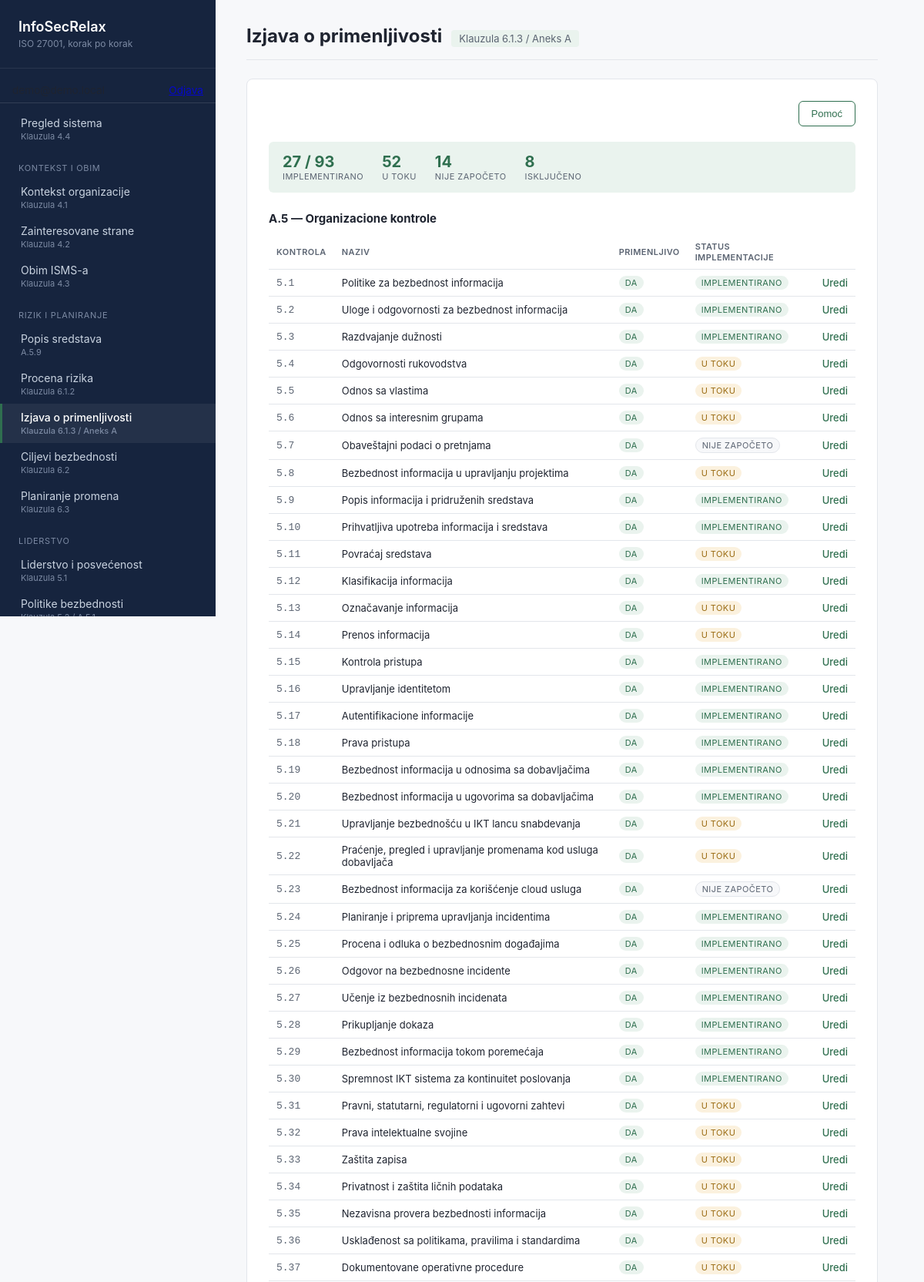
Screenshot of /?page=izjava-primenljivosti (signed in, upper part) with the database file from the repository.
### tables this page shows
CREATE TABLE statement_of_applicability (
    id                  BIGINT UNSIGNED AUTO_INCREMENT PRIMARY KEY,
    organization_id     BIGINT UNSIGNED NOT NULL,
    control_id            SMALLINT UNSIGNED NOT NULL,
    is_applicable          BOOLEAN NOT NULL DEFAULT TRUE,
    justification            TEXT NOT NULL COMMENT 'obavezno i za ukljucene i za iskljucene kontrole',
    linked_risk_id            BIGINT UNSIGNED NULL,
    implementation_status      ENUM('nije_zapoceto','u_toku','implementirano') NOT NULL DEFAULT 'nije_zapoceto',
    owner_id                    BIGINT UNSIGNED NULL,
    last_reviewed_at             DATE NULL,
    created_at          TIMESTAMP NOT NULL DEFAULT CURRENT_TIMESTAMP,
    updated_at          TIMESTAMP NOT NULL DEFAULT CURRENT_TIMESTAMP ON UPDATE CURRENT_TIMESTAMP,
    FOREIGN KEY (organization_id) REFERENCES organizations(id) ON DELETE CASCADE,
    FOREIGN KEY (control_id) REFERENCES annex_a_controls(id) ON DELETE RESTRICT,
    FOREIGN KEY (linked_risk_id) REFERENCES risks(id) ON DELETE SET NULL,
    FOREIGN KEY (owner_id) REFERENCES personnel(id) ON DELETE SET NULL,
    UNIQUE KEY uq_soa_org_control (organization_id, control_id),
    INDEX idx_soa_org (organization_id)
);

CREATE TABLE annex_a_controls (
    id                  SMALLINT UNSIGNED AUTO_INCREMENT PRIMARY KEY,
    control_ref          VARCHAR(10) NOT NULL COMMENT 'npr. 5.1, 8.24',
    theme                 ENUM('organizacione','ljudske','fizicke','tehnoloske') NOT NULL,
    title                 VARCHAR(255) NOT NULL,
    UNIQUE KEY uq_control_ref (control_ref)
);

### src/modules/izjava-primenljivosti.php (the view, shortened to what this page needs)
<?php
$pdo = getDbConnection();
$organizationId = ensureDefaultOrganization($pdo);
$pdo->prepare(
    "INSERT IGNORE INTO statement_of_applicability (organization_id, control_id, justification)
     SELECT :org_id, id, '' FROM annex_a_controls"
)->execute(['org_id' => $organizationId]);
$errors = [];
$themeLabels = [
    'organizacione' => 'A.5 — Organizacione kontrole',
    'ljudske'       => 'A.6 — Ljudske kontrole',
    'fizicke'       => 'A.7 — Fizičke kontrole',
    'tehnoloske'    => 'A.8 — Tehnološke kontrole',
];
$implementationLabels = [
    'nije_zapoceto'  => 'Nije započeto',
    'u_toku'         => 'U toku',
    'implementirano' => 'Implementirano',
];
$implementationTone = [
    'nije_zapoceto'  => 'is-neutral',
    'u_toku'         => 'is-warning',
    'implementirano' => 'is-positive',
];
$control = null;
if (!empty($control)) {
    $risksStmt = $pdo->prepare('SELECT id, title FROM risks WHERE organization_id = :org_id ORDER BY title');
    $risksStmt->execute(['org_id' => $organizationId]);
    $riskOptions = $risksStmt->fetchAll();
    $personnelStmt = $pdo->prepare(
        'SELECT id, full_name FROM personnel WHERE organization_id = :org_id AND is_active = TRUE ORDER BY full_name'
    );
    $personnelStmt->execute(['org_id' => $organizationId]);
    $activePersonnelOptions = $personnelStmt->fetchAll();
} else {
    $summaryStmt = $pdo->prepare(
        "SELECT
            SUM(implementation_status = 'implementirano') AS implemented_count,
            SUM(implementation_status = 'u_toku') AS in_progress_count,
            SUM(implementation_status = 'nije_zapoceto') AS not_started_count,
            SUM(is_applicable = 0) AS excluded_count,
            COUNT(*) AS total_count
         FROM statement_of_applicability
         WHERE organization_id = :org_id"
    );
    $summaryStmt->execute(['org_id' => $organizationId]);
    $summary = $summaryStmt->fetch();
    $controlsStmt = $pdo->prepare(
        'SELECT c.id, c.control_ref, c.theme, c.title,
                s.is_applicable, s.implementation_status
         FROM annex_a_controls c
         INNER JOIN statement_of_applicability s
             ON s.control_id = c.id AND s.organization_id = :org_id
         ORDER BY c.id'
    );
    $controlsStmt->execute(['org_id' => $organizationId]);
    $controlsByTheme = [];
    foreach ($controlsStmt->fetchAll() as $row) {
        $controlsByTheme[$row['theme']][] = $row;
    }
}
?>
<?php if (!empty($control)): ?>
    <div class="toolbar">
        <a class="back-link" href="?page=izjava-primenljivosti">← Nazad na spisak</a>
        <button type="button" class="btn-secondary" onclick="openHelpModal()">Pomoć</button>
    </div>
    <div class="scope-current">
        <div class="card-header-row">
            <span class="card-title"><?= htmlspecialchars($control['control_ref']) ?> — <?= htmlspecialchars($control['title']) ?></span>
        </div>
        <p class="item-meta"><?= htmlspecialchars($themeLabels[$control['theme']] ?? $control['theme']) ?></p>
    </div>
    <?php if (!empty($errors)): ?>
    <div class="alert alert-error">
        <?php foreach ($errors as $error): ?>
            <p><?= htmlspecialchars($error) ?></p>
        <?php endforeach; ?>
    </div>
    <?php endif; ?>
    <form method="post" class="factor-form">
        <input type="hidden" name="action" value="update_soa">
        <input type="hidden" name="control_id" value="<?= (int) $control['id'] ?>">
        <div class="form-row form-row-inline">
            <label class="checkbox-label">
                <input type="checkbox" name="is_applicable" value="1" <?= $control['is_applicable'] ? 'checked' : '' ?>>
                Kontrola je primenljiva
            </label>
        </div>
        <div class="form-row">
            <label for="justification">Obrazloženje (obavezno - i za uključene i za isključene kontrole)</label>
            <textarea name="justification" id="justification" rows="3" required
                placeholder="npr. Primenljivo je jer obrađujemo lične podatke klijenata u cloud sistemu. / Nije primenljivo jer firma nema sopstveni razvoj softvera."><?= htmlspecialchars($control['justification']) ?></textarea>
        </div>
        <div class="form-row">
            <label for="implementation_status">Status implementacije</label>
            <select name="implementation_status" id="implementation_status">
                <option value="nije_zapoceto" <?= $control['implementation_status'] === 'nije_zapoceto' ? 'selected' : '' ?>>Nije započeto</option>
                <option value="u_toku" <?= $control['implementation_status'] === 'u_toku' ? 'selected' : '' ?>>U toku</option>
                <option value="implementirano" <?= $control['implementation_status'] === 'implementirano' ? 'selected' : '' ?>>Implementirano</option>
            </select>
        </div>
        <div class="form-row">
            <label for="linked_risk_id">Povezan rizik (opciono)</label>
            <select name="linked_risk_id" id="linked_risk_id">
                <option value="">Nije povezano</option>
                <?php foreach ($riskOptions as $option): ?>
                    <option value="<?= (int) $option['id'] ?>" <?= (int) $control['linked_risk_id'] === (int) $option['id'] ? 'selected' : '' ?>>
                        <?= htmlspecialchars($option['title']) ?>
                    </option>
                <?php endforeach; ?>
            </select>
            <?php if (empty($riskOptions)): ?>
                <p class="item-meta">Nema unetih rizika - opciono ih dodaj na stranici "Procena rizika".</p>
            <?php endif; ?>
        </div>
        <div class="form-row">
            <label for="owner_id">Vlasnik kontrole (opciono)</label>
            <select name="owner_id" id="owner_id">
                <option value="">Nije dodeljen</option>
                <?php foreach ($activePersonnelOptions as $option): ?>
                    <option value="<?= (int) $option['id'] ?>" <?= (int) $control['owner_id'] === (int) $option['id'] ? 'selected' : '' ?>>
                        <?= htmlspecialchars($option['full_name']) ?>
                    </option>
                <?php endforeach; ?>
            </select>
        </div>
        <?php if (!empty($control['last_reviewed_at'])): ?>
            <p class="item-meta">Poslednji pregled: <?= htmlspecialchars($control['last_reviewed_at']) ?> (ažurira se automatski pri svakom čuvanju)</p>
        <?php endif; ?>
        <button type="submit" class="btn-primary">Sačuvaj</button>
    </form>
<?php else: ?>
    <div class="toolbar-right">
        <button type="button" class="btn-secondary" onclick="openHelpModal()">Pomoć</button>
    </div>
    <div class="soa-summary">
        <div class="soa-summary-stat">
            <span class="stat-value"><?= (int) $summary['implemented_count'] ?> / <?= (int) $summary['total_count'] ?></span>
            <span class="stat-label">Implementirano</span>
        </div>
        <div class="soa-summary-stat">
            <span class="stat-value"><?= (int) $summary['in_progress_count'] ?></span>
            <span class="stat-label">U toku</span>
        </div>
        <div class="soa-summary-stat">
            <span class="stat-value"><?= (int) $summary['not_started_count'] ?></span>
            <span class="stat-label">Nije započeto</span>
        </div>
        <div class="soa-summary-stat">
            <span class="stat-value"><?= (int) $summary['excluded_count'] ?></span>
            <span class="stat-label">Isključeno</span>
        </div>
    </div>
    <?php foreach ($themeLabels as $themeKey => $themeLabel): ?>
        <?php if (!empty($controlsByTheme[$themeKey])): ?>
            <h3 class="section-heading"><?= htmlspecialchars($themeLabel) ?></h3>
            <table class="soa-table">
                <thead>
                    <tr>
                        <th>Kontrola</th>
                        <th>Naziv</th>
                        <th>Primenljivo</th>
                        <th>Status implementacije</th>
                        <th></th>
                    </tr>
                </thead>
                <tbody>
                    <?php foreach ($controlsByTheme[$themeKey] as $control): ?>
                        <tr>
                            <td class="soa-control-ref"><?= htmlspecialchars($control['control_ref']) ?></td>
                            <td><?= htmlspecialchars($control['title']) ?></td>
                            <td>
                                <span class="status-badge <?= $control['is_applicable'] ? 'is-positive' : 'is-neutral' ?>">
                                    <?= $control['is_applicable'] ? 'Da' : 'Ne' ?>
                                </span>
                            </td>
                            <td>
                                <span class="status-badge <?= htmlspecialchars($implementationTone[$control['implementation_status']] ?? 'is-neutral') ?>">
                                    <?= htmlspecialchars($implementationLabels[$control['implementation_status']] ?? $control['implementation_status']) ?>
                                </span>
                            </td>
                            <td>
                                <a class="soa-edit-link" href="?page=izjava-primenljivosti&control=<?= urlencode($control['control_ref']) ?>">Uredi</a>
                            </td>
                        </tr>
                    <?php endforeach; ?>
                </tbody>
            </table>
        <?php endif; ?>
    <?php endforeach; ?>
<?php endif; ?>

### src/assets/style.css (style rules this page uses)
:root { --color-bg: #f7f8fa; --color-surface: #ffffff; --color-sidebar: #16243e; --color-sidebar-text: #c9d3e0; --color-sidebar-text-muted: #7c8aa3; --color-accent: #2f6f4f; --color-accent-soft: #eaf3ee; --color-warning: #9a6b12; --color-warning-soft: #fbf1de; --color-danger: #a34036; --color-danger-soft: #fbeae7; --color-text: #1f2430; --color-text-muted: #5b6472; --color-border: #e3e6eb; --sidebar-width: 280px; }
* { box-sizing: border-box; }
body { margin: 0; font-family: -apple-system, BlinkMacSystemFont, "Segoe UI", Roboto, sans-serif; background: var(--color-bg); color: var(--color-text); }
.btn-secondary { background: var(--color-surface); color: var(--color-accent); border: 1px solid var(--color-accent); border-radius: 6px; padding: 8px 16px; font-size: 13px; font-weight: 500; cursor: pointer; }
.status-badge { display: inline-block; font-size: 11px; text-transform: uppercase; letter-spacing: 0.04em; padding: 2px 8px; border-radius: 999px; }
.status-badge.is-positive { color: var(--color-accent); background: var(--color-accent-soft); }
.status-badge.is-neutral { color: var(--color-text-muted); background: var(--color-bg); border: 1px solid var(--color-border); }
.status-badge.is-warning { color: var(--color-warning); background: var(--color-warning-soft); }
.section-heading { font-size: 15px; margin: 24px 0 12px; }
.section-heading:first-of-type { margin-top: 0; }
.soa-summary { display: flex; flex-wrap: wrap; gap: 24px; margin-bottom: 24px; padding: 14px 18px; background: var(--color-accent-soft); border-radius: 6px; }
.soa-summary-stat { display: flex; flex-direction: column; }
.soa-summary-stat .stat-value { font-size: 20px; font-weight: 700; color: var(--color-accent); }
.soa-summary-stat .stat-label { font-size: 11px; color: var(--color-text-muted); text-transform: uppercase; letter-spacing: 0.04em; }
.soa-table { width: 100%; border-collapse: collapse; margin-bottom: 28px; font-size: 13px; }
.soa-table th, .soa-table td { text-align: left; padding: 8px 10px; border-bottom: 1px solid var(--color-border); vertical-align: middle; }
.soa-table th { font-size: 11px; text-transform: uppercase; letter-spacing: 0.04em; color: var(--color-text-muted); font-weight: 600; }
.soa-control-ref { font-family: ui-monospace, SFMono-Regular, Menlo, Consolas, monospace; color: var(--color-text-muted); white-space: nowrap; }
.soa-edit-link { color: var(--color-accent); font-size: 13px; text-decoration: none; font-weight: 500; white-space: nowrap; }
.toolbar-right { display: flex; justify-content: flex-end; margin-bottom: 20px; }

### rows the page displays
statement_of_applicability: control.control_ref "5.1", control.title "Politike za bezbednost informacija", is_applicable "DA", implementation_status "IMPLEMENTIRANO"
statement_of_applicability: control.control_ref "5.2", control.title "Uloge i odgovornosti za bezbednost informacija", is_applicable "DA", implementation_status "IMPLEMENTIRANO"
statement_of_applicability: control.control_ref "5.3", control.title "Razdvajanje dužnosti", is_applicable "DA", implementation_status "IMPLEMENTIRANO"
statement_of_applicability: control.control_ref "5.4", control.title "Odgovornosti rukovodstva", is_applicable "DA", implementation_status "U TOKU"
statement_of_applicability: control.control_ref "5.5", control.title "Odnos sa vlastima", is_applicable "DA", implementation_status "U TOKU"
statement_of_applicability: control.control_ref "5.6", control.title "Odnos sa interesnim grupama", is_applicable "DA", implementation_status "U TOKU"
statement_of_applicability: control.control_ref "5.7", control.title "Obaveštajni podaci o pretnjama", is_applicable "DA", implementation_status "NIJE ZAPOČETO"
statement_of_applicability: control.control_ref "5.8", control.title "Bezbednost informacija u upravljanju projektima", is_applicable "DA", implementation_status "U TOKU"
statement_of_applicability: control.control_ref "5.9", control.title "Popis informacija i pridruženih sredstava", is_applicable "DA", implementation_status "IMPLEMENTIRANO"
statement_of_applicability: control.control_ref "5.10", control.title "Prihvatljiva upotreba informacija i sredstava", is_applicable "DA", implementation_status "IMPLEMENTIRANO"
statement_of_applicability: control.control_ref "5.11", control.title "Povraćaj sredstava", is_applicable "DA", implementation_status "U TOKU"
statement_of_applicability: control.control_ref "5.12", control.title "Klasifikacija informacija", is_applicable "DA", implementation_status "IMPLEMENTIRANO"
statement_of_applicability: control.control_ref "5.13", control.title "Označavanje informacija", is_applicable "DA", implementation_status "U TOKU"
statement_of_applicability: control.control_ref "5.14", control.title "Prenos informacija", is_applicable "DA", implementation_status "U TOKU"
statement_of_applicability: control.control_ref "5.15", control.title "Kontrola pristupa", is_applicable "DA", implementation_status "IMPLEMENTIRANO"
statement_of_applicability: control.control_ref "5.16", control.title "Upravljanje identitetom", is_applicable "DA", implementation_status "IMPLEMENTIRANO"
statement_of_applicability: control.control_ref "5.17", control.title "Autentifikacione informacije", is_applicable "DA", implementation_status "IMPLEMENTIRANO"
statement_of_applicability: control.control_ref "5.18", control.title "Prava pristupa", is_applicable "DA", implementation_status "IMPLEMENTIRANO"
statement_of_applicability: control.control_ref "5.19", control.title "Bezbednost informacija u odnosima sa dobavljačima", is_applicable "DA", implementation_status "IMPLEMENTIRANO"
statement_of_applicability: control.control_ref "5.20", control.title "Bezbednost informacija u ugovorima sa dobavljačima", is_applicable "DA", implementation_status "IMPLEMENTIRANO"
statement_of_applicability: control.control_ref "5.21", control.title "Upravljanje bezbednošću u IKT lancu snabdevanja", is_applicable "DA", implementation_status "U TOKU"
statement_of_applicability: control.control_ref "5.22", control.title "Praćenje, pregled i upravljanje promenama kod usluga dobavljača", is_applicable "DA", implementation_status "U TOKU"
statement_of_applicability: control.control_ref "5.23", control.title "Bezbednost informacija za korišćenje cloud usluga", is_applicable "DA", implementation_status "NIJE ZAPOČETO"
statement_of_applicability: control.control_ref "5.24", control.title "Planiranje i priprema upravljanja incidentima", is_applicable "DA", implementation_status "IMPLEMENTIRANO"
statement_of_applicability: control.control_ref "5.25", control.title "Procena i odluka o bezbednosnim događajima", is_applicable "DA", implementation_status "IMPLEMENTIRANO"
statement_of_applicability: control.control_ref "5.26", control.title "Odgovor na bezbednosne incidente", is_applicable "DA", implementation_status "IMPLEMENTIRANO"
statement_of_applicability: control.control_ref "5.27", control.title "Učenje iz bezbednosnih incidenata", is_applicable "DA", implementation_status "IMPLEMENTIRANO"
statement_of_applicability: control.control_ref "5.28", control.title "Prikupljanje dokaza", is_applicable "DA", implementation_status "IMPLEMENTIRANO"
statement_of_applicability: control.control_ref "5.29", control.title "Bezbednost informacija tokom poremećaja", is_applicable "DA", implementation_status "IMPLEMENTIRANO"
statement_of_applicability: control.control_ref "5.30", control.title "Spremnost IKT sistema za kontinuitet poslovanja", is_applicable "DA", implementation_status "IMPLEMENTIRANO"
statement_of_applicability: control.control_ref "5.31", control.title "Pravni, statutarni, regulatorni i ugovorni zahtevi", is_applicable "DA", implementation_status "U TOKU"
statement_of_applicability: control.control_ref "5.32", control.title "Prava intelektualne svojine", is_applicable "DA", implementation_status "U TOKU"
statement_of_applicability: control.control_ref "5.33", control.title "Zaštita zapisa", is_applicable "DA", implementation_status "U TOKU"
statement_of_applicability: control.control_ref "5.34", control.title "Privatnost i zaštita ličnih podataka", is_applicable "DA", implementation_status "U TOKU"
statement_of_applicability: control.control_ref "5.35", control.title "Nezavisna provera bezbednosti informacija", is_applicable "DA", implementation_status "U TOKU"
statement_of_applicability: control.control_ref "5.36", control.title "Usklađenost sa politikama, pravilima i standardima", is_applicable "DA", implementation_status "U TOKU"
statement_of_applicability: control.control_ref "5.37", control.title "Dokumentovane operativne procedure", is_applicable "DA", implementation_status "U TOKU"

### other values shown
$item['title'] "Pregled sistema"
$item['iso_ref'] "Klauzula 4.4"
$lastGroup "KONTEKST I OBIM"
$item['title'] "Kontekst organizacije"
$item['iso_ref'] "Klauzula 4.1"
$item['title'] "Zainteresovane strane"
$item['iso_ref'] "Klauzula 4.2"
$item['title'] "Obim ISMS-a"
$item['iso_ref'] "Klauzula 4.3"
$lastGroup "RIZIK I PLANIRANJE"
$item['title'] "Popis sredstava"
$item['iso_ref'] "A.5.9"
$item['title'] "Procena rizika"
$item['iso_ref'] "Klauzula 6.1.2"
$item['title'] "Izjava o primenljivosti"
